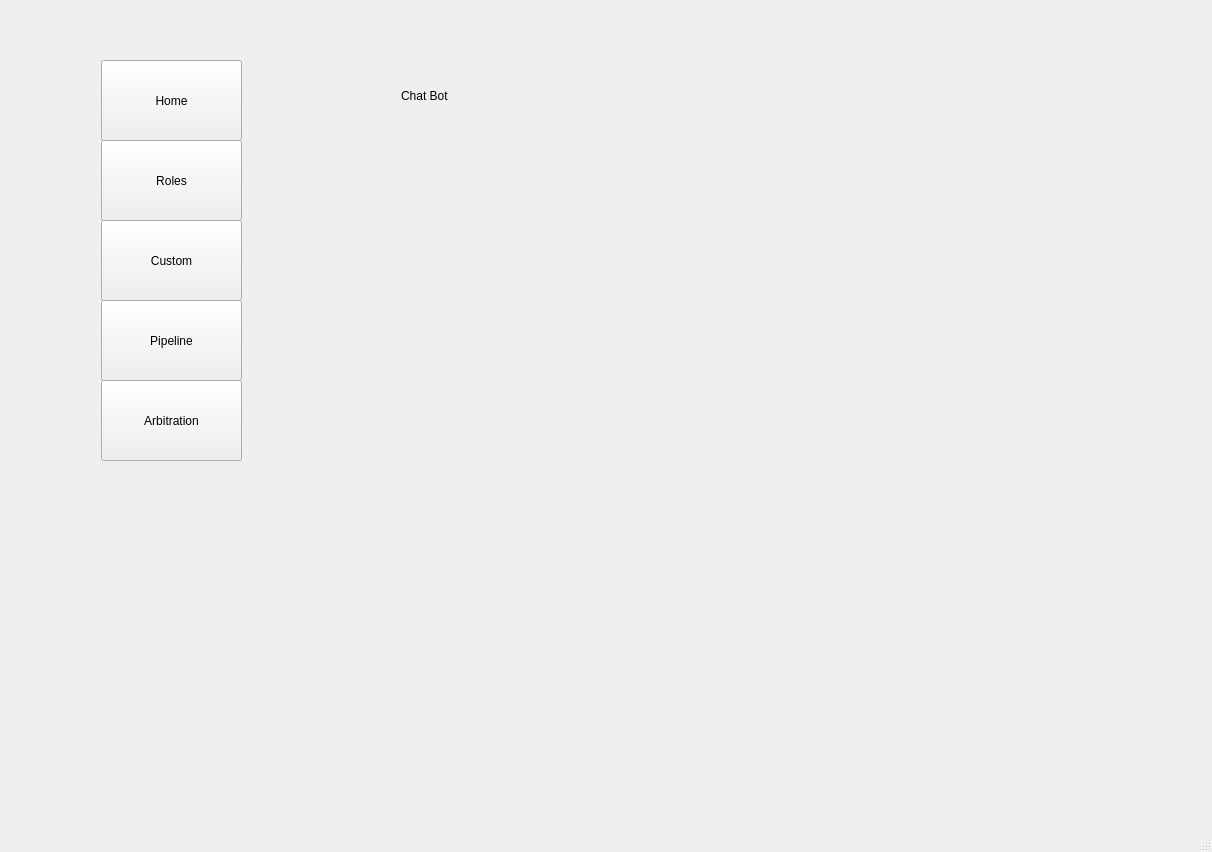
<?xml version="1.0" encoding="UTF-8"?>
<ui version="4.0">
 <class>MainWindow</class>
 <widget class="QMainWindow" name="MainWindow">
  <property name="geometry">
   <rect>
    <x>0</x>
    <y>0</y>
    <width>1212</width>
    <height>852</height>
   </rect>
  </property>
  <property name="windowTitle">
   <string>MainWindow</string>
  </property>
  <widget class="QWidget" name="centralwidget">
   <widget class="QWidget" name="widget" native="true">
    <property name="geometry">
     <rect>
      <x>101</x>
      <y>60</y>
      <width>141</width>
      <height>401</height>
     </rect>
    </property>
    <widget class="QPushButton" name="Home">
     <property name="geometry">
      <rect>
       <x>0</x>
       <y>0</y>
       <width>141</width>
       <height>81</height>
      </rect>
     </property>
     <property name="text">
      <string>Home</string>
     </property>
    </widget>
    <widget class="QPushButton" name="Roles">
     <property name="geometry">
      <rect>
       <x>0</x>
       <y>80</y>
       <width>141</width>
       <height>81</height>
      </rect>
     </property>
     <property name="text">
      <string>Roles</string>
     </property>
    </widget>
    <widget class="QPushButton" name="Custom">
     <property name="geometry">
      <rect>
       <x>0</x>
       <y>160</y>
       <width>141</width>
       <height>81</height>
      </rect>
     </property>
     <property name="text">
      <string>Custom</string>
     </property>
    </widget>
    <widget class="QPushButton" name="Pipeline">
     <property name="geometry">
      <rect>
       <x>0</x>
       <y>240</y>
       <width>141</width>
       <height>81</height>
      </rect>
     </property>
     <property name="text">
      <string>Pipeline</string>
     </property>
    </widget>
    <widget class="QPushButton" name="Arbitration">
     <property name="geometry">
      <rect>
       <x>0</x>
       <y>320</y>
       <width>141</width>
       <height>81</height>
      </rect>
     </property>
     <property name="text">
      <string>Arbitration</string>
     </property>
    </widget>
   </widget>
   <widget class="QWidget" name="ChatBotDisplay" native="true">
    <property name="geometry">
     <rect>
      <x>241</x>
      <y>60</y>
      <width>391</width>
      <height>401</height>
     </rect>
    </property>
    <widget class="QLabel" name="label">
     <property name="geometry">
      <rect>
       <x>160</x>
       <y>30</y>
       <width>54</width>
       <height>12</height>
      </rect>
     </property>
     <property name="text">
      <string>Chat Bot</string>
     </property>
    </widget>
   </widget>
  </widget>
  <widget class="QMenuBar" name="menubar">
   <property name="geometry">
    <rect>
     <x>0</x>
     <y>0</y>
     <width>1212</width>
     <height>22</height>
    </rect>
   </property>
  </widget>
  <widget class="QStatusBar" name="statusbar"/>
 </widget>
 <resources/>
 <connections/>
</ui>
